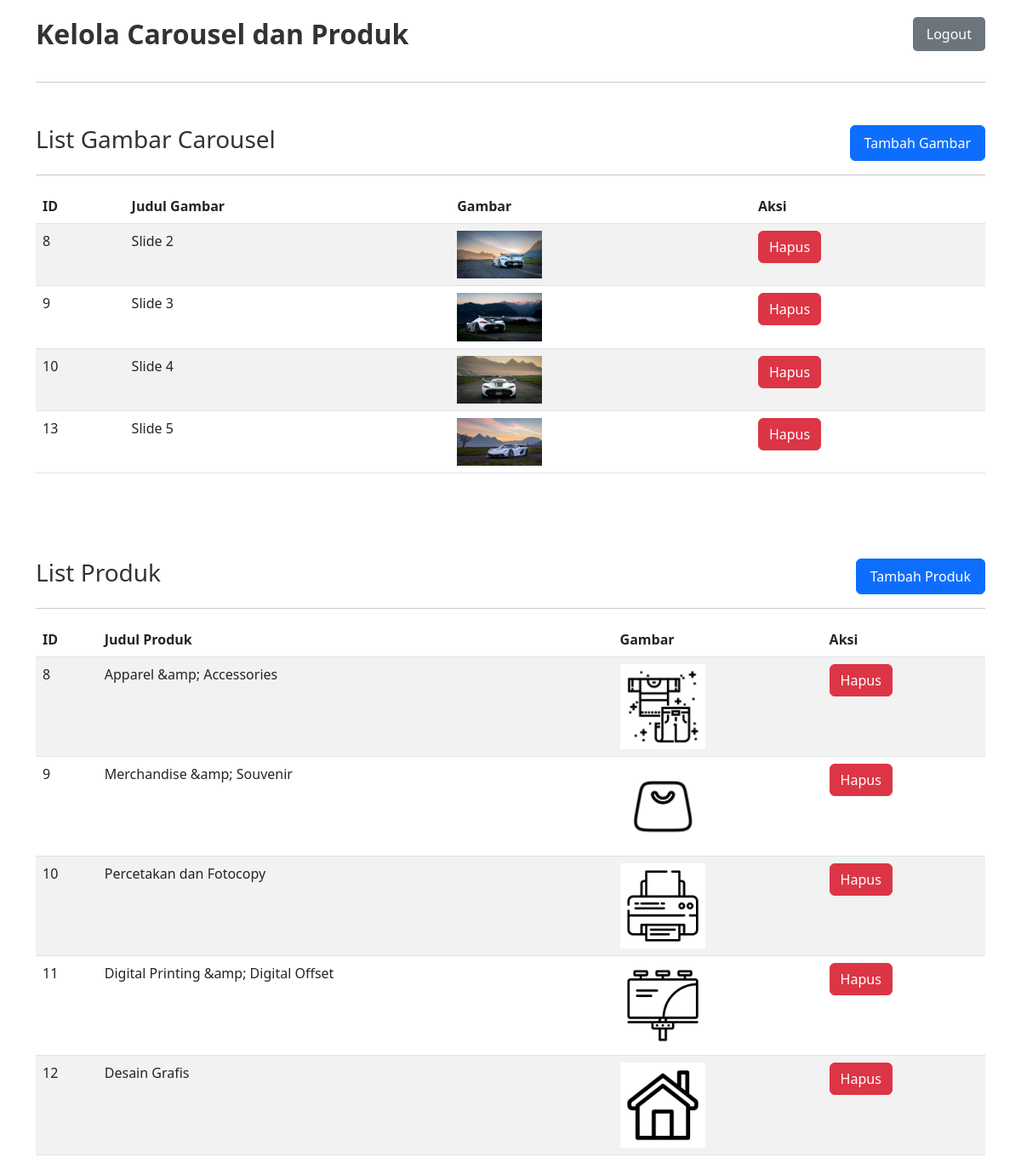
Screenshot of /admin.php (signed in) with the database file from the repository.
### tables this page shows
CREATE TABLE `cover` (
  `id` int NOT NULL,
  `image_name` varchar(255) NOT NULL,
  `image_path` varchar(255) NOT NULL,
  `alt_text` varchar(255) DEFAULT NULL,
  `description` text
);

CREATE TABLE `products` (
  `id` int NOT NULL,
  `image_name` varchar(255) NOT NULL,
  `image_path` varchar(255) NOT NULL,
  `alt_text` varchar(255) DEFAULT NULL,
  `description` text
);

### models/user.php (called while the page is built, shortened)
<?php
require_once 'config.php';
$stmt = $pdo->prepare("SELECT * FROM cover");
$stmt->execute();
$cover_images = $stmt->fetchAll(PDO::FETCH_ASSOC);
$stmt = $pdo->prepare("SELECT * FROM products");
$stmt->execute();
$product_images = $stmt->fetchAll(PDO::FETCH_ASSOC);
?>

### admin.php (the view, shortened to what this page needs)
<?php
require_once 'models/user.php';
?>
<!DOCTYPE html>
<html lang="id">
<head>
    <link rel="stylesheet" href="https://cdnjs.cloudflare.com/ajax/libs/bootstrap/5.3.0/css/bootstrap.min.css">
    <link rel="stylesheet" href="global/css/admin.css">
    <link rel="stylesheet" href="global/css/modal.css">
</head>
<body>
<div class="container">
    <div class="container-top">
        <h2 class="text-center">Kelola Carousel dan Produk</h2>
        <form method="POST" action="logout.php" class="logout-form">
            <button type="submit" class="btn btn-secondary">Logout</button>
        </form>
    </div>
    <hr>
    <div class="container-middle">
        <div class="heading">
            <h3>List Gambar Carousel</h3>
            <button class="btn btn-primary" data-bs-toggle="modal" data-bs-target="#addCarouselModal">Tambah Gambar</button>
        </div>
        <hr>
        <table class="table table-striped">
            <thead>
                <tr>
                    <th>ID</th>
                    <th>Judul Gambar</th>
                    <th>Gambar</th>
                    <th>Aksi</th>
                </tr>
            </thead>
            <tbody>
            <?php
            foreach ($cover_images as $image) {
                echo "<tr>";
                echo "<td>" . htmlspecialchars($image['id']) . "</td>";
                echo "<td>" . htmlspecialchars($image['image_name']) . "</td>";
                echo "<td><img src='" . htmlspecialchars($image['image_path']) . "' alt='" . htmlspecialchars($image['alt_text']) . "' style='max-width: 100px; height: auto;'></td>";
                echo "<td>";
                echo "<form method='POST'>";
                echo "<button type='submit' name='delete_cover' class='btn btn-danger'>Hapus</button>";
                echo "</form>";
                echo "</td>";
                echo "</tr>";
            }
            ?>
            </tbody>
        </table>
    </div>
    <div class="container-bottom">
        <div class="heading">
            <h3>List Produk</h3>
            <button class="btn btn-primary" data-bs-toggle="modal" data-bs-target="#addProductModal">Tambah Produk</button>
        </div>
        <hr>
        <table class="table table-striped">
            <thead>
                <tr>
                    <th>ID</th>
                    <th>Judul Produk</th>
                    <th>Gambar</th>
                    <th>Aksi</th>
                </tr>
            </thead>
            <tbody>
            <?php
            foreach ($product_images as $image) {
                echo "<tr>";
                echo "<td>" . htmlspecialchars($image['id']) . "</td>";
                echo "<td>" . htmlspecialchars($image['image_name']) . "</td>";
                echo "<td><img src='" . htmlspecialchars($image['image_path']) . "' alt='" . htmlspecialchars($image['alt_text']) . "' style='max-width: 100px; height: auto;'></td>";
                echo "<td>";
                echo "<form method='POST'>";
                echo "<button type='submit' name='delete_product' class='btn btn-danger'>Hapus</button>";
                echo "</form>";
                echo "</td>";
                echo "</tr>";
            }
            ?>
            </tbody>
        </table>
    </div>
</body>
</html>

### global/css/admin.css (style rules this page uses)
.container-top { display: flex; justify-content: space-between; align-items: center; padding: 20px 0; }
.container-top h2 { margin: 0; color: #333; font-weight: bold; }
.container-middle { margin-top: 50px; align-items: center; }
.heading { display: flex; justify-content: space-between; align-items: center; }
.container-middle h3 { color: #333; display: inline-block; }
.container-middle .btn-primary { padding: 8px 16px; }
.table { background-color: #f9f9f9; border-radius: 10px; }
.table th, .table td { text-align: start; }
.table th { font-weight: bold; }
.table img { max-width: 150px; height: auto; }
.container-bottom { margin-top: 100px; align-items: center; }
.container-bottom h3 { color: #333; display: inline-block; }
.container-bottom .btn-primary { padding: 8px 16px; }
.logout-form { display: inline-block; }
.logout-form button { padding: 8px 16px; color: #fff; background-color: #6c757d; border: none; border-radius: 5px; cursor: pointer; }

### rows the page displays
cover: id "8", image_name "Slide 2", image_path (picture)
cover: id "9", image_name "Slide 3", image_path (picture)
cover: id "10", image_name "Slide 4", image_path (picture)
cover: id "13", image_name "Slide 5", image_path (picture)
products: id "8", image_name "Apparel &amp; Accessories", image_path (picture)
products: id "9", image_name "Merchandise &amp; Souvenir", image_path (picture)
products: id "10", image_name "Percetakan dan Fotocopy", image_path (picture)
products: id "11", image_name "Digital Printing &amp; Digital Offset", image_path (picture)
products: id "12", image_name "Desain Grafis", image_path (picture)
